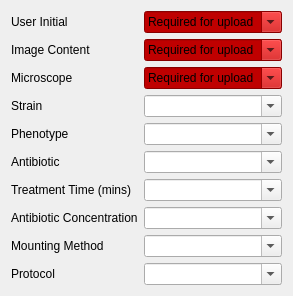
             <widget class="QWidget" name="experiment_metadata">
              <attribute name="title">
               <string>Experiment Metadata</string>
              </attribute>
              <layout class="QVBoxLayout" name="verticalLayout_9">
               <item>
                <layout class="QFormLayout" name="image_metadata_controls">
                 <item row="0" column="0">
                  <widget class="QLabel" name="label_65">
                   <property name="text">
                    <string>User Initial</string>
                   </property>
                  </widget>
                 </item>
                 <item row="0" column="1">
                  <widget class="QComboBox" name="upload_initial">
                   <property name="enabled">
                    <bool>true</bool>
                   </property>
                   <property name="styleSheet">
                    <string notr="true">background-color: rgb(191, 0, 0);</string>
                   </property>
                   <property name="editable">
                    <bool>true</bool>
                   </property>
                   <item>
                    <property name="text">
                     <string>Required for upload</string>
                    </property>
                   </item>
                  </widget>
                 </item>
                 <item row="1" column="0">
                  <widget class="QLabel" name="label_74">
                   <property name="text">
                    <string>Image Content</string>
                   </property>
                  </widget>
                 </item>
                 <item row="1" column="1">
                  <widget class="QComboBox" name="upload_content">
                   <property name="enabled">
                    <bool>true</bool>
                   </property>
                   <property name="styleSheet">
                    <string notr="true">background-color: rgb(191, 0, 0);</string>
                   </property>
                   <property name="editable">
                    <bool>true</bool>
                   </property>
                   <item>
                    <property name="text">
                     <string>Required for upload</string>
                    </property>
                   </item>
                  </widget>
                 </item>
                 <item row="2" column="0">
                  <widget class="QLabel" name="label_75">
                   <property name="text">
                    <string>Microscope</string>
                   </property>
                  </widget>
                 </item>
                 <item row="2" column="1">
                  <widget class="QComboBox" name="upload_microscope">
                   <property name="enabled">
                    <bool>true</bool>
                   </property>
                   <property name="styleSheet">
                    <string notr="true">background-color: rgb(191, 0, 0);</string>
                   </property>
                   <property name="editable">
                    <bool>true</bool>
                   </property>
                   <item>
                    <property name="text">
                     <string>Required for upload</string>
                    </property>
                   </item>
                  </widget>
                 </item>
                 <item row="5" column="0">
                  <widget class="QLabel" name="label_76">
                   <property name="text">
                    <string>Antibiotic</string>
                   </property>
                  </widget>
                 </item>
                 <item row="5" column="1">
                  <widget class="QComboBox" name="upload_antibiotic">
                   <property name="enabled">
                    <bool>true</bool>
                   </property>
                   <property name="editable">
                    <bool>true</bool>
                   </property>
                  </widget>
                 </item>
                 <item row="6" column="0">
                  <widget class="QLabel" name="label_77">
                   <property name="text">
                    <string>Treatment Time (mins)</string>
                   </property>
                  </widget>
                 </item>
                 <item row="6" column="1">
                  <widget class="QComboBox" name="upload_treatmenttime">
                   <property name="enabled">
                    <bool>true</bool>
                   </property>
                   <property name="editable">
                    <bool>true</bool>
                   </property>
                   <item>
                    <property name="text">
                     <string/>
                    </property>
                   </item>
                  </widget>
                 </item>
                 <item row="7" column="0">
                  <widget class="QLabel" name="label_78">
                   <property name="text">
                    <string>Antibiotic Concentration</string>
                   </property>
                  </widget>
                 </item>
                 <item row="7" column="1">
                  <widget class="QComboBox" name="upload_abxconcentration">
                   <property name="enabled">
                    <bool>true</bool>
                   </property>
                   <property name="editable">
                    <bool>true</bool>
                   </property>
                  </widget>
                 </item>
                 <item row="8" column="0">
                  <widget class="QLabel" name="label_79">
                   <property name="text">
                    <string>Mounting Method</string>
                   </property>
                  </widget>
                 </item>
                 <item row="8" column="1">
                  <widget class="QComboBox" name="upload_mount">
                   <property name="enabled">
                    <bool>true</bool>
                   </property>
                   <property name="editable">
                    <bool>true</bool>
                   </property>
                   <item>
                    <property name="text">
                     <string/>
                    </property>
                   </item>
                   <item>
                    <property name="text">
                     <string>Agarose</string>
                    </property>
                   </item>
                   <item>
                    <property name="text">
                     <string>Chitosan</string>
                    </property>
                   </item>
                  </widget>
                 </item>
                 <item row="9" column="0">
                  <widget class="QLabel" name="label_80">
                   <property name="text">
                    <string>Protocol</string>
                   </property>
                  </widget>
                 </item>
                 <item row="9" column="1">
                  <widget class="QComboBox" name="upload_protocol">
                   <property name="enabled">
                    <bool>true</bool>
                   </property>
                   <property name="editable">
                    <bool>true</bool>
                   </property>
                   <item>
                    <property name="text">
                     <string/>
                    </property>
                   </item>
                  </widget>
                 </item>
                 <item row="4" column="1">
                  <widget class="QComboBox" name="upload_phenotype">
                   <property name="editable">
                    <bool>true</bool>
                   </property>
                   <item>
                    <property name="text">
                     <string/>
                    </property>
                   </item>
                   <item>
                    <property name="text">
                     <string>Untreated</string>
                    </property>
                   </item>
                   <item>
                    <property name="text">
                     <string>Treated</string>
                    </property>
                   </item>
                   <item>
                    <property name="text">
                     <string>Treated Sensitive</string>
                    </property>
                   </item>
                   <item>
                    <property name="text">
                     <string>Treated Resistant</string>
                    </property>
                   </item>
                  </widget>
                 </item>
                 <item row="4" column="0">
                  <widget class="QLabel" name="label_41">
                   <property name="text">
                    <string>Phenotype</string>
                   </property>
                  </widget>
                 </item>
                 <item row="3" column="0">
                  <widget class="QLabel" name="label_42">
                   <property name="text">
                    <string>Strain</string>
                   </property>
                  </widget>
                 </item>
                 <item row="3" column="1">
                  <widget class="QComboBox" name="upload_strain">
                   <property name="editable">
                    <bool>true</bool>
                   </property>
                   <item>
                    <property name="text">
                     <string/>
                    </property>
                   </item>
                   <item>
                    <property name="text">
                     <string>MG1655</string>
                    </property>
                   </item>
                  </widget>
                 </item>
                </layout>
               </item>
              </layout>
             </widget>
